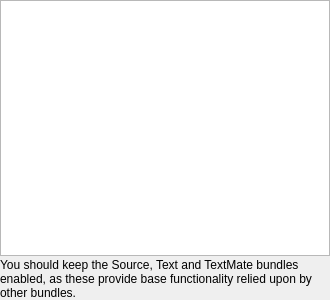
<?xml version="1.0" encoding="UTF-8"?>
<ui version="4.0">
 <class>Dialog</class>
 <widget class="QDialog" name="Dialog">
  <property name="geometry">
   <rect>
    <x>0</x>
    <y>0</y>
    <width>330</width>
    <height>300</height>
   </rect>
  </property>
  <property name="windowTitle">
   <string>Dialog</string>
  </property>
  <property name="modal">
   <bool>true</bool>
  </property>
  <layout class="QVBoxLayout" name="verticalLayout">
   <property name="spacing">
    <number>2</number>
   </property>
   <property name="margin">
    <number>0</number>
   </property>
   <item>
    <widget class="QTableView" name="tableView"/>
   </item>
   <item>
    <widget class="QLabel" name="label">
     <property name="text">
      <string>You should keep the Source, Text and TextMate bundles enabled, as these provide base functionality relied upon by other bundles.</string>
     </property>
     <property name="wordWrap">
      <bool>true</bool>
     </property>
    </widget>
   </item>
  </layout>
 </widget>
 <resources/>
 <connections/>
</ui>
